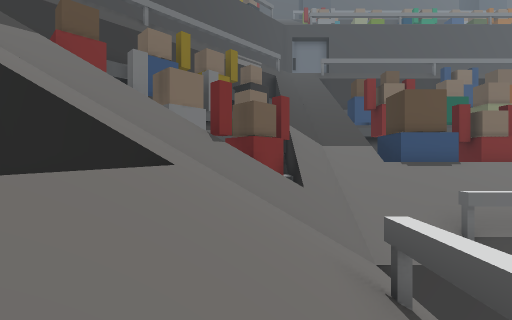
view 1 (above)

23 first-person views from a walk through a scene from a Unity 3-D project. The camera is 1.3 m above the floor, looks level and sees 80° across. The floor is counted in squares, 2 m on a side. Each view is taken from the middle of a square. On the plan, view 1 faces up. The plan holds only what a view shows up to about 10 squares ahead; the rest is blank. The place goes on beyond the plan.

view 2
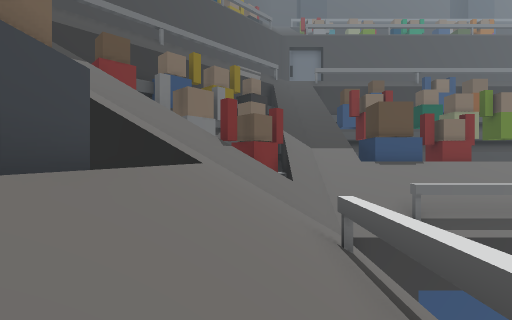

view 3
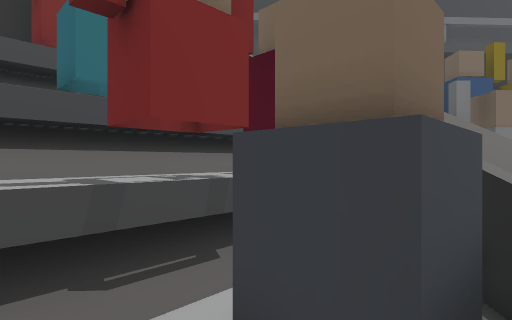

view 4
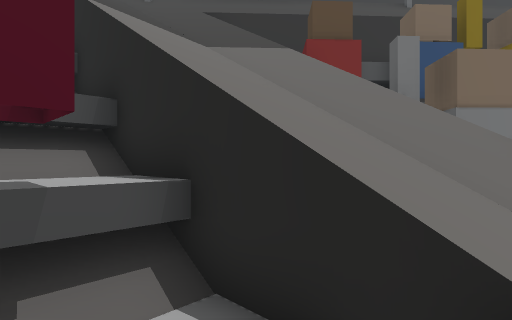

view 5
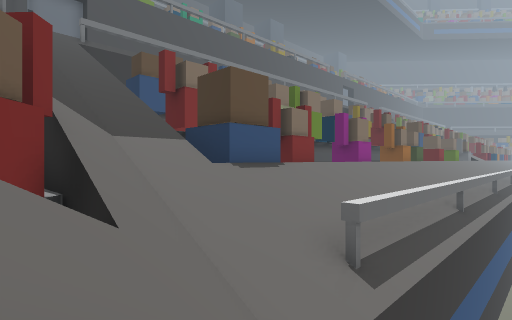

view 6
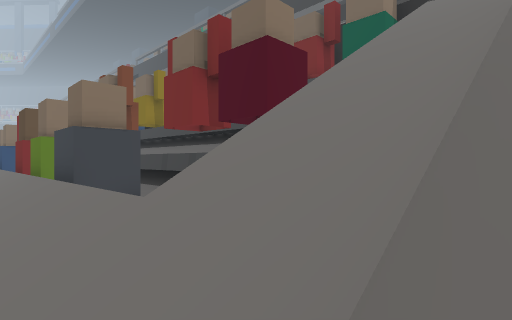

view 7
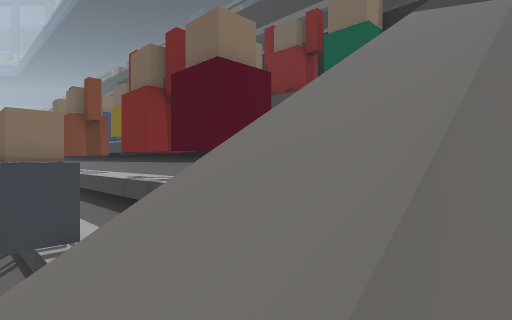

view 8
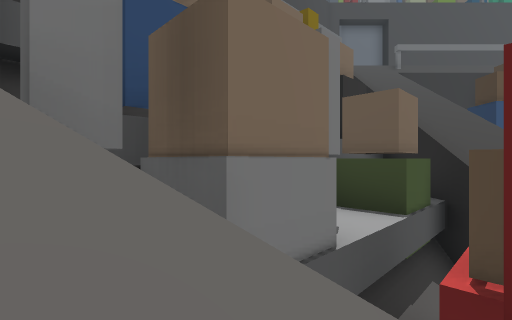

view 9
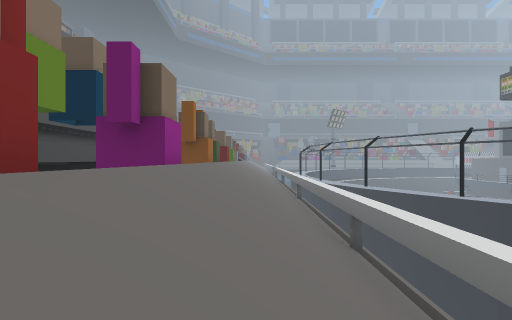

view 10
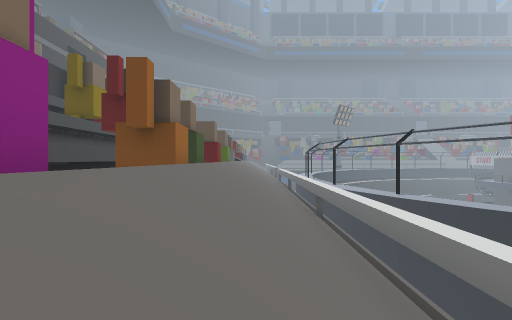

view 11
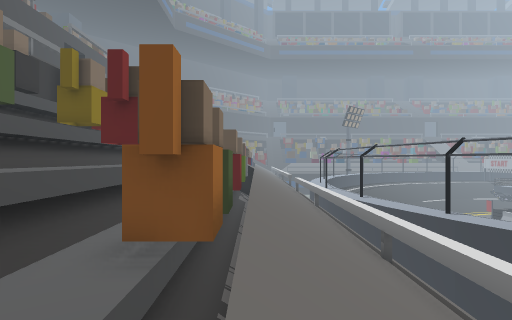

view 12
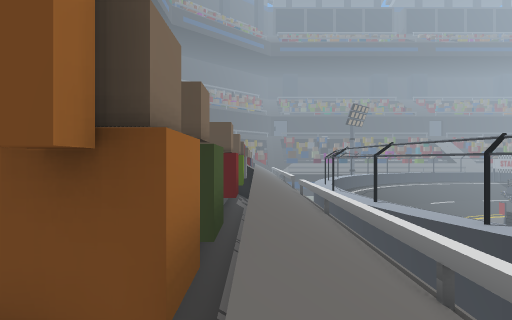

view 13
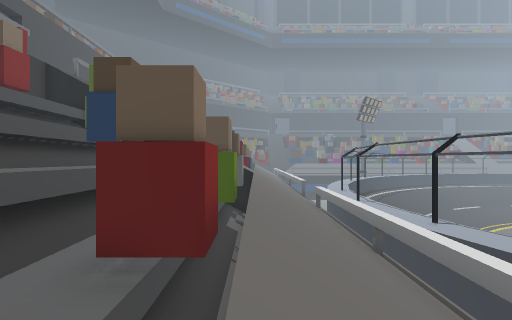

view 14
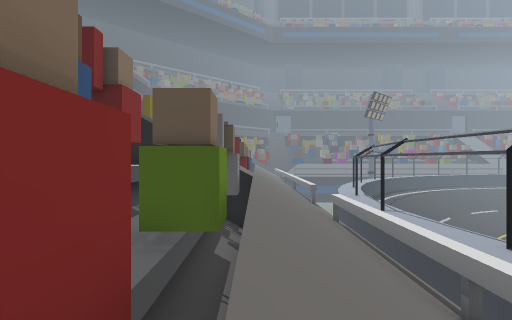

view 15
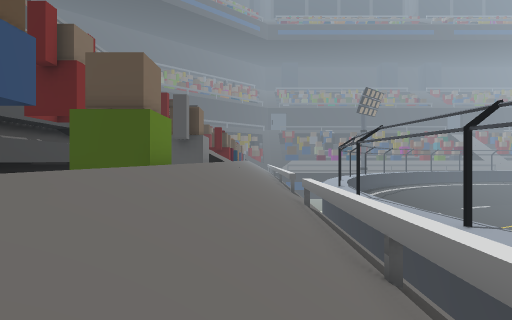

view 16
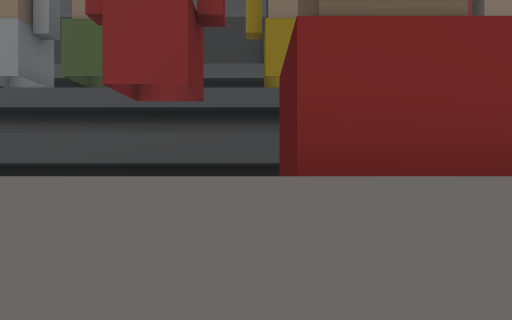

view 17
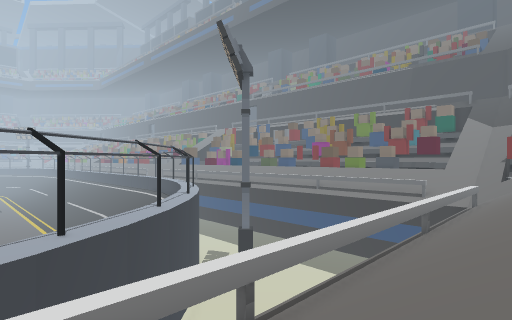

view 18
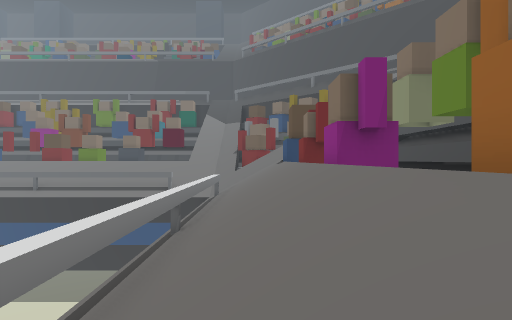

view 19
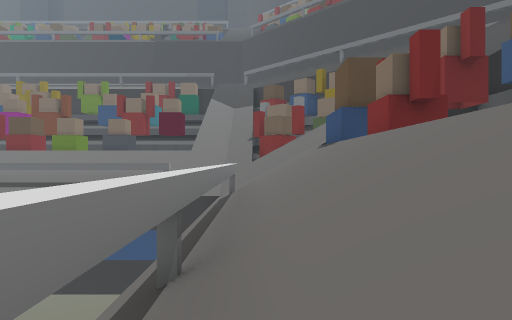

view 20
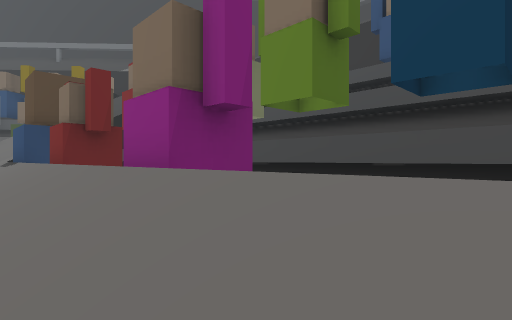

view 21
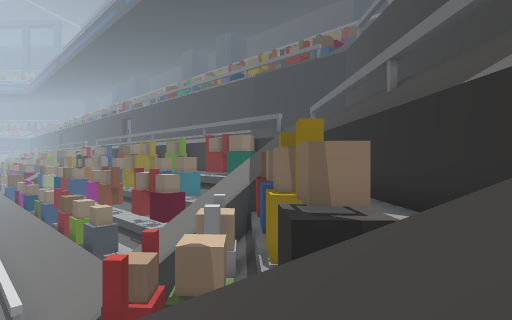

view 22
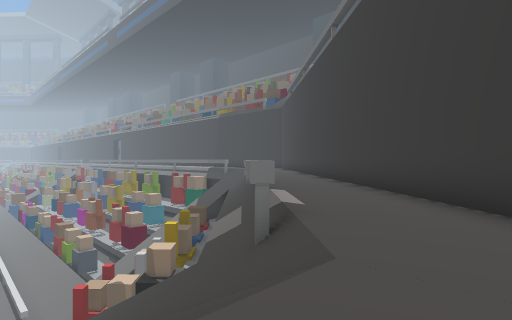

view 23
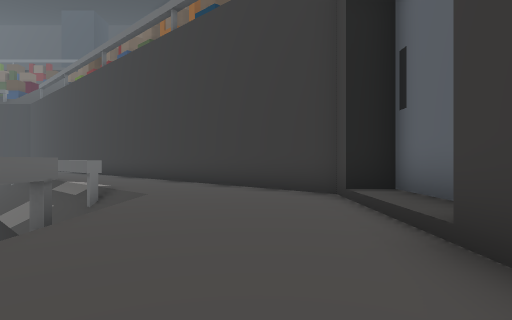

### Floor plan
Key: @ floor where view 1 was taken; # wall or solid block; x gap in a wall; . main floor; - floor 10.75 m lower than the main floor; _ floor 11.5 m lower than the main floor; < floor 12 m lower than the main floor; ( floor 15.25 m lower than the main floor; / step, stairs or slope; = window, fence, low wall or low ledge; ^ raised ledge; v drop or lower ground.
Columns run from 9 left of view 1 to 32 right of it. Each row starts with its distance up from view 1.
 25            ###
 24           ##...#
 23           #......
 22          ##.......
 21         ##.......
 20        ##.......
 19       ##...///#
 18      ##..##/
 17     ##.. #//        vv
 16     #..=# v//v           vvv
 15      ..  vv//v#          vvvv  vv
 14         vvv//vv  vvvvvvvvvvvvvvv  vvvvvvvv
 13        vv#v//v## v  v v vvvvv##vvvvv#v# v
 12     ##v vvv//v##  ##v v vvvvv##vvvv  v<vv
 11      vvv##v//v## v  vv vvvv   vvvv vvv
 10     vvvv##v///####  x# vv#xxxvvxxvvv#vvv##
  9    v v###v#///<<<<<<<<<<<<<<<<<<<<<<<<<<<<
  8   vv#x##v^#///////////////////////////////
  7  /vvvv/v#vv///////////////////////////////
  6 //////////////===========================
  5 ////////////
  4 ////////////                        v^^^^^
  3 vv vvvvv_/#(                    v^ ^^^^^^^
  2  v vv#  _//(                  v^^^  ^^v
  1 vv vvv v_//(                v^^^^^
  0 vvvv-#v#_@/(               ^^^
 -1 vvvvv^vv_/                ^^^^
 -2    vvvvx_/                 ^

Where each view was taken, in squares from view 1:
view 1: 0 up, 0 right, facing up
view 2: 2 down, 0 right, facing up
view 3: 2 down, 1 left, facing up-left
view 4: 2 up, 1 left, facing up-left
view 5: 4 up, 0 right, facing up-right
view 6: 6 up, 0 right, facing down-left
view 7: 6 up, 1 left, facing down-left
view 8: 6 up, 2 left, facing up
view 9: 8 up, 6 right, facing right
view 10: 8 up, 10 right, facing right
view 11: 9 up, 12 right, facing right
view 12: 9 up, 14 right, facing right
view 13: 9 up, 19 right, facing right
view 14: 9 up, 22 right, facing right
view 15: 8 up, 22 right, facing right
view 16: 8 up, 22 right, facing up
view 17: 9 up, 21 right, facing down-left
view 18: 8 up, 18 right, facing left
view 19: 7 up, 14 right, facing left
view 20: 8 up, 15 right, facing up-left
view 21: 15 up, 3 right, facing down-left
view 22: 21 up, 4 right, facing down-left
view 23: 22 up, 8 right, facing left
